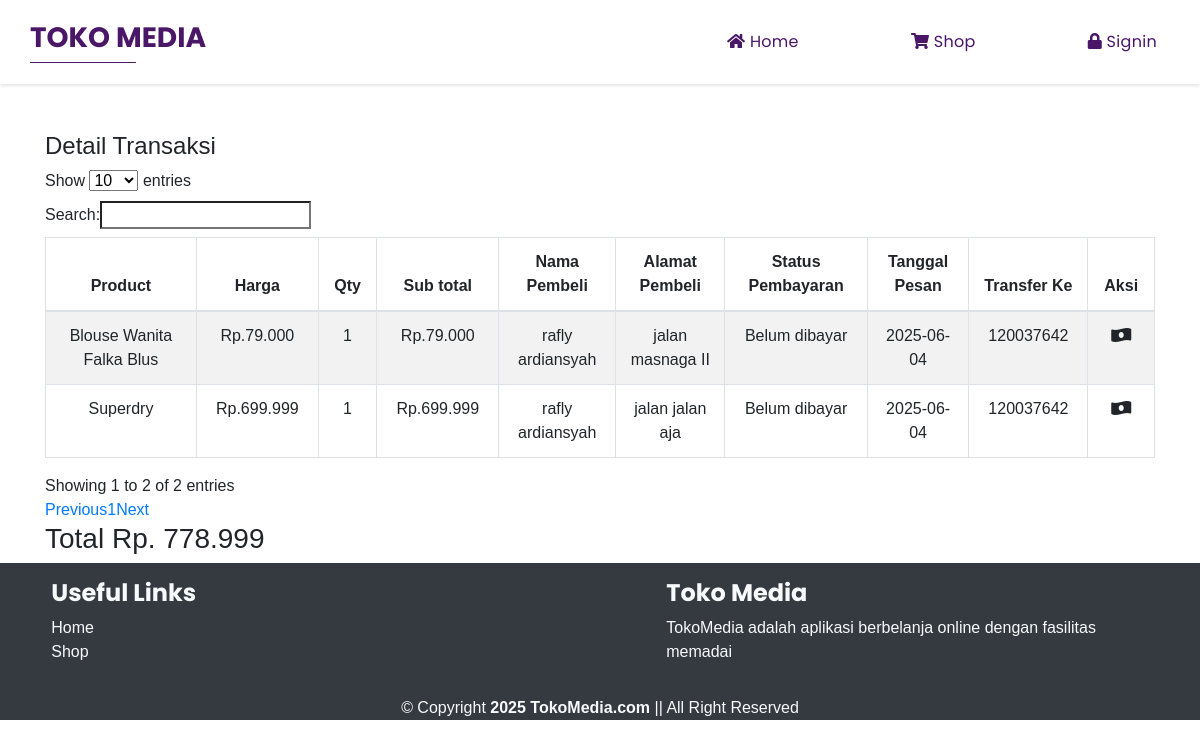
The page /detail-transaksi.php on the database its author committed.
### tables this page shows
CREATE TABLE `tb_transaksi` (
  `transaksi_id` int(11) NOT NULL,
  `user_id` int(11) DEFAULT NULL,
  `bank_id` int(11) DEFAULT NULL,
  `keranjang_grup` int(11) NOT NULL,
  `transaksi_alamat` varchar(255) DEFAULT NULL,
  `tanggal_transaksi` varchar(255) DEFAULT NULL,
  `status_pembayaran` int(1) DEFAULT 2,
  `bukti_pembayaran` varchar(256) NOT NULL DEFAULT '2',
  `total_pembayaran` varchar(256) NOT NULL DEFAULT '2'
);

CREATE TABLE `tb_product` (
  `product_id` int(11) NOT NULL,
  `product_name` varchar(255) DEFAULT NULL,
  `product_desc` varchar(255) DEFAULT NULL,
  `product_thumb` varchar(255) DEFAULT NULL,
  `product_stok` int(100) DEFAULT NULL,
  `product_price` int(100) DEFAULT NULL
);

CREATE TABLE `tb_keranjang` (
  `keranjang_id` int(11) NOT NULL,
  `keranjang_grup` int(11) NOT NULL,
  `product_id` int(11) DEFAULT NULL,
  `user_id` int(11) DEFAULT NULL,
  `qty` int(100) DEFAULT NULL,
  `is_payed` int(11) NOT NULL DEFAULT 2
);

CREATE TABLE `tb_user` (
  `user_id` int(11) NOT NULL,
  `username` varchar(255) DEFAULT NULL,
  `fullname` varchar(255) DEFAULT NULL,
  `password` varchar(255) DEFAULT NULL,
  `role` int(1) DEFAULT 2
);

CREATE TABLE `tb_bank` (
  `bank_id` int(11) NOT NULL,
  `nama_bank` varchar(255) DEFAULT NULL,
  `no_bank` varchar(255) DEFAULT NULL,
  `atas_nama_bank` varchar(255) DEFAULT NULL
);

### controller/transaksiController.php (called while the page is built, shortened)
<?php
require './database/koneksi.php';
function getTransaksiByUserId($id)
{
    global $conn;
    $sql = "SELECT * FROM tb_transaksi INNER JOIN tb_user ON tb_transaksi.user_id = tb_user.user_id INNER JOIN tb_bank ON tb_transaksi.bank_id = tb_bank.bank_id INNER JOIN tb_keranjang ON tb_transaksi.keranjang_grup = tb_keranjang.keranjang_id INNER JOIN tb_product ON tb_keranjang.product_id = tb_product.product_id";
    $result = mysqli_query($conn, $sql);
    $rows = [];
    while ($row = mysqli_fetch_assoc($result)) {
        $rows[] = $row;
    }
    return $rows;
}

### detail-transaksi.php (the view, shortened to what this page needs)
<?php
require './database/koneksi.php';
require './controller/transaksiController.php';
$myTransaksi = getTransaksiByUserId($user_id);
?>
<!DOCTYPE html>
<html lang="en">
<head>
    <link rel="stylesheet" href="assets/css/style.css">
    <link rel="stylesheet" href="https://cdnjs.cloudflare.com/ajax/libs/aos/2.3.4/aos.css">
    <link rel="stylesheet" href="https://stackpath.bootstrapcdn.com/bootstrap/4.1.3/css/bootstrap.min.css">
    <link rel="stylesheet" href="https://cdnjs.cloudflare.com/ajax/libs/font-awesome/5.13.1/css/all.min.css">
    <link rel="stylesheet" href="https://cdnjs.cloudflare.com/ajax/libs/limonte-sweetalert2/8.11.8/sweetalert2.min.css">
    <link rel="stylesheet" type="text/css" href="https://cdn.datatables.net/v/bs4/dt-1.10.25/datatables.min.css" />
</head>
<body id="home">
    <nav class="navbar-container sticky-top">
        <div class="navbar-logo">
            <h3><a href="./">Toko Media</a></h3>
        </div>
        <div class="navbar-box">
            <ul class="navbar-list">
                <li><a href="./"><i class="fas fa-home"></i> Home</a></li>
                <li><a href="./shop"><i class="fas fa-shopping-cart"></i> Shop</a></li>
                <?php if (!isset($_SESSION['login'])) { ?>
                    <li><a href="./auth/login"><i class="fas fa-lock"></i> Signin</a></li>
                <?php } else { ?>
                    <li><a href="./my-cart"><i class="fas fa-shopping-cart"></i> My Cart</a></li>
                    <li><a href="./auth/logout"><i class="fas fa-lock"></i> Logout</a></li>
                <?php } ?>
            </ul>
        </div>
    </nav>
    <div class="container mt-5">
        <div class="row">
            <div class="col-md-12">
                <table id="tabel-data" class="table table-striped table-bordered text-center" width="100%" cellspacing="0">
                    <h4>Detail Transaksi</h4>
                    <thead>
                        <tr>
                            <th>Product</th>
                            <th>Harga</th>
                            <th>Qty</th>
                            <th>Sub total</th>
                            <th>Nama Pembeli</th>
                            <th>Alamat Pembeli</th>
                            <th>Status Pembayaran</th>
                            <th>Tanggal Pesan</th>
                            <th>Transfer Ke</th>
                            <th>Aksi</th>
                        </tr>
                    </thead>
                    <tbody>
                        <?php $total = 0; ?>
                        <?php foreach ($myTransaksi as $myTransaksi) : ?>
                            <tr>
                                <td><?= $myTransaksi['product_name'] ?></td>
                                <td>Rp.<?= number_format($myTransaksi['product_price'], 0, ',', '.') ?></td>
                                <td><?= $myTransaksi['qty'] ?></td>
                                <?php
                                $sub_total = intval($myTransaksi['product_price']) * intval($myTransaksi['qty']);
                                $sub_total2 = number_format($sub_total, 0, ',', '.');
                                ?>
                                <td>Rp.<?= $sub_total2 ?></td>
                                <td><?= $myTransaksi['fullname'] ?></td>
                                <td><?= $myTransaksi['transaksi_alamat'] ?></td>
                                <?php if ($myTransaksi['status_pembayaran'] === "2") { ?>
                                    <td>Belum dibayar</td>
                                <?php } else { ?>
                                    <td>Selesai dibayar</td>
                                <?php } ?>
                                <td><?= $myTransaksi['tanggal_transaksi'] ?></td>
                                <td><?= $myTransaksi['no_bank'] ?></td>
                                <?php if ($myTransaksi['status_pembayaran'] === "2") { ?>
                                    <td>
                                        <p data-toggle="modal" data-target="#exampleModal" data-total_price="<?= $total ?>" id="konfirmasi_pembayaran" data-qty="<?= $myTransaksi['qty'] ?>" data-product_id="<?= $myTransaksi['product_id'] ?>" data-transaksi_id="<?= $myTransaksi['transaksi_id'] ?>"><i class="fas fa-money-bill-wave-alt"></i></p>
                                    </td>
                                <?php } else { ?>
                                    <td></td>
                                <?php } ?>
                            </tr>
                            <?php $total += intval($sub_total); ?>
                        <?php endforeach; ?>
                    </tbody>
                </table>
                <h3>Total Rp. <?= number_format($total, 0, ',', '.') ?></h3>
            </div>
        </div>
    </div>
    <section class="footer bg-dark" id="contact">
        <div class="footer-content">
            <div class="row">
                <div class="col-md-5 my-3 mx-auto" data-aos="fade-in">
                    <h4 class="text-light text-poppins font-weight-bold">Useful Links</h4>
                    <div class="d-flex flex-column">
                        <a href="#home" class="text-light font-weight-light">Home</a>
                        <a href="#shop" class="text-light font-weight-light">Shop</a>
                    </div>
                </div>
                <div class="col-md-5 my-3 mx-auto" data-aos="fade-in">
                    <h4 class="text-light text-poppins font-weight-bold">Toko Media</h4>
                    <p class="d-block font-weight-light text-light">
                        TokoMedia adalah aplikasi berbelanja online dengan fasilitas memadai
                    </p>
                </div>
            </div>
            <div class="row">
                <div class="col">
                    <div class="d-flex justify-content-center align-items-center text-center flex-column mx-auto">
                        <span class="d-block text-light">© Copyright <strong>2025 TokoMedia.com</strong> || All Right Reserved</span>
                    </div>
                </div>
            </div>
        </div>
    </section>
</body>
</html>

### assets/css/style.css (style rules this page uses)
* { margin: 0; padding: 0; font-family: sans-serif; box-sizing: border-box; }
html { scroll-behavior: smooth; }
.navbar-container { position: fixed; top: 0; left: 0; width: 100%; padding: 20px 30px; background-color: #fff; box-shadow: 0.3px 2px 3px rgba(0, 0, 0, 0.1); display: flex; justify-content: space-between; align-items: center; overflow: hidden; transition: 0.5s ease; z-index: 999; }
.navbar-container .navbar-logo { position: relative; margin: auto 0; z-index: 999; }
.navbar-container .navbar-logo:before { content: ""; position: absolute; bottom: 0; left: 0; width: 60%; height: 1px; background-color: #4a1667; border-radius: 10px; }
.navbar-container .navbar-logo h3 a { font-family: "Poppins"; font-weight: bold; color: #4a1667; text-decoration: none; text-transform: uppercase; }
.navbar-container .navbar-box { position: relative; width: 40%; transition: 0.5s; }
.navbar-container .navbar-box .navbar-list { display: flex; justify-content: space-between; align-items: center; margin: auto 0; list-style: none; }
.navbar-container .navbar-box .navbar-list li { position: relative; text-align: center; padding: 10px 13px; overflow: hidden; transition: 0.5s; cursor: pointer; }
.navbar-container .navbar-box .navbar-list li a { color: #4a1667; text-decoration: none; font-family: "Poppins"; font-weight: 400; letter-spacing: 0.3px; transition: 0.5s; }
.text-poppins { font-family: "Poppins"; }

### rows shown on the page
tb_transaksi: tb_product.product_name "Blouse Wanita Falka Blus", tb_product.product_price "79.000", keranjang_grup.qty "1", user.fullname "rafly ardiansyah", transaksi_alamat "jalan masnaga II", status_pembayaran "Belum dibayar", tanggal_transaksi "2025-06-04", bank.no_bank "120037642"
tb_transaksi: tb_product.product_name "Superdry", tb_product.product_price "699.999", keranjang_grup.qty "1", user.fullname "rafly ardiansyah", transaksi_alamat "jalan jalan aja", status_pembayaran "Belum dibayar", tanggal_transaksi "2025-06-04", bank.no_bank "120037642"

### other values the page prints
$total "778.999"
